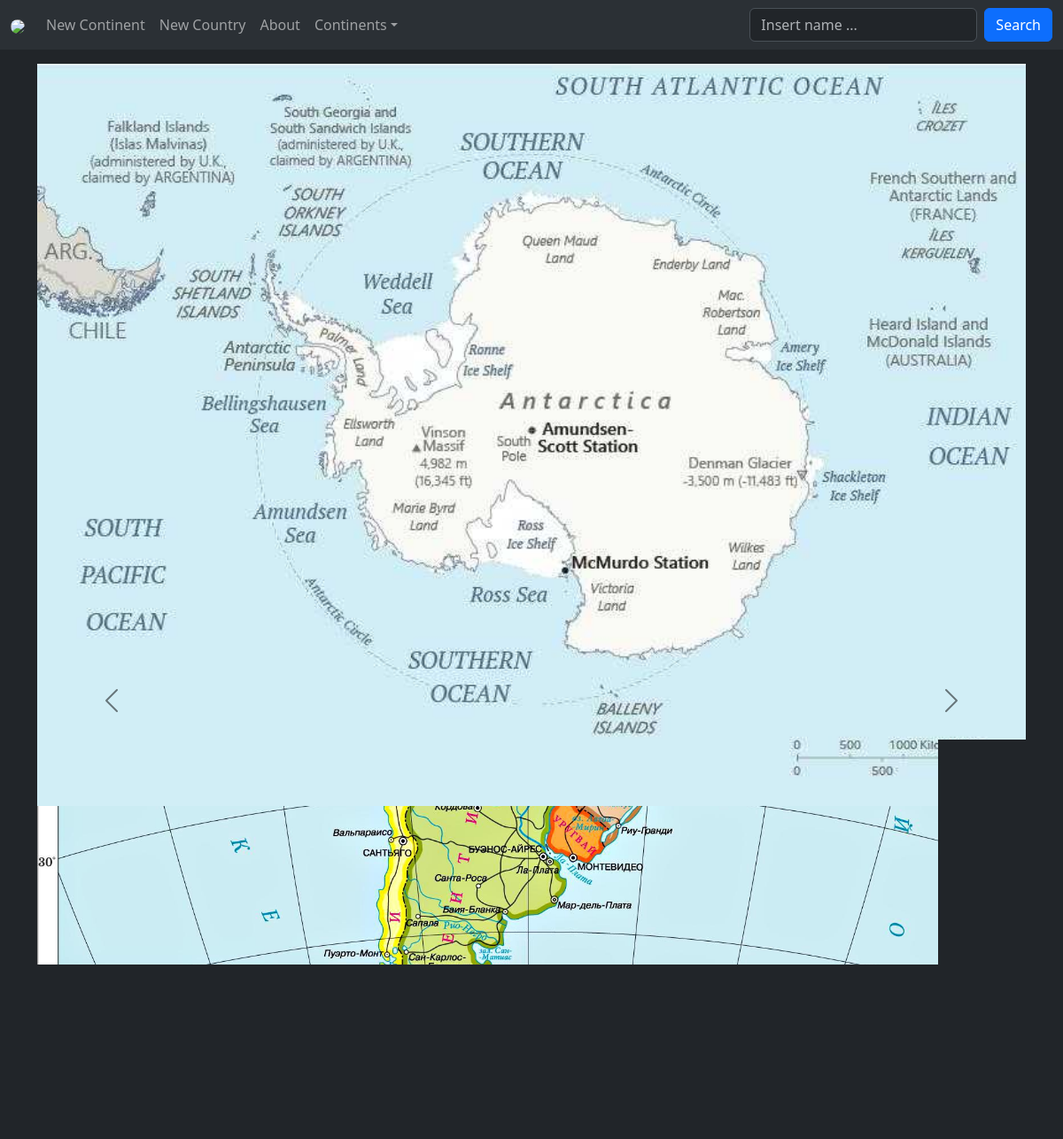
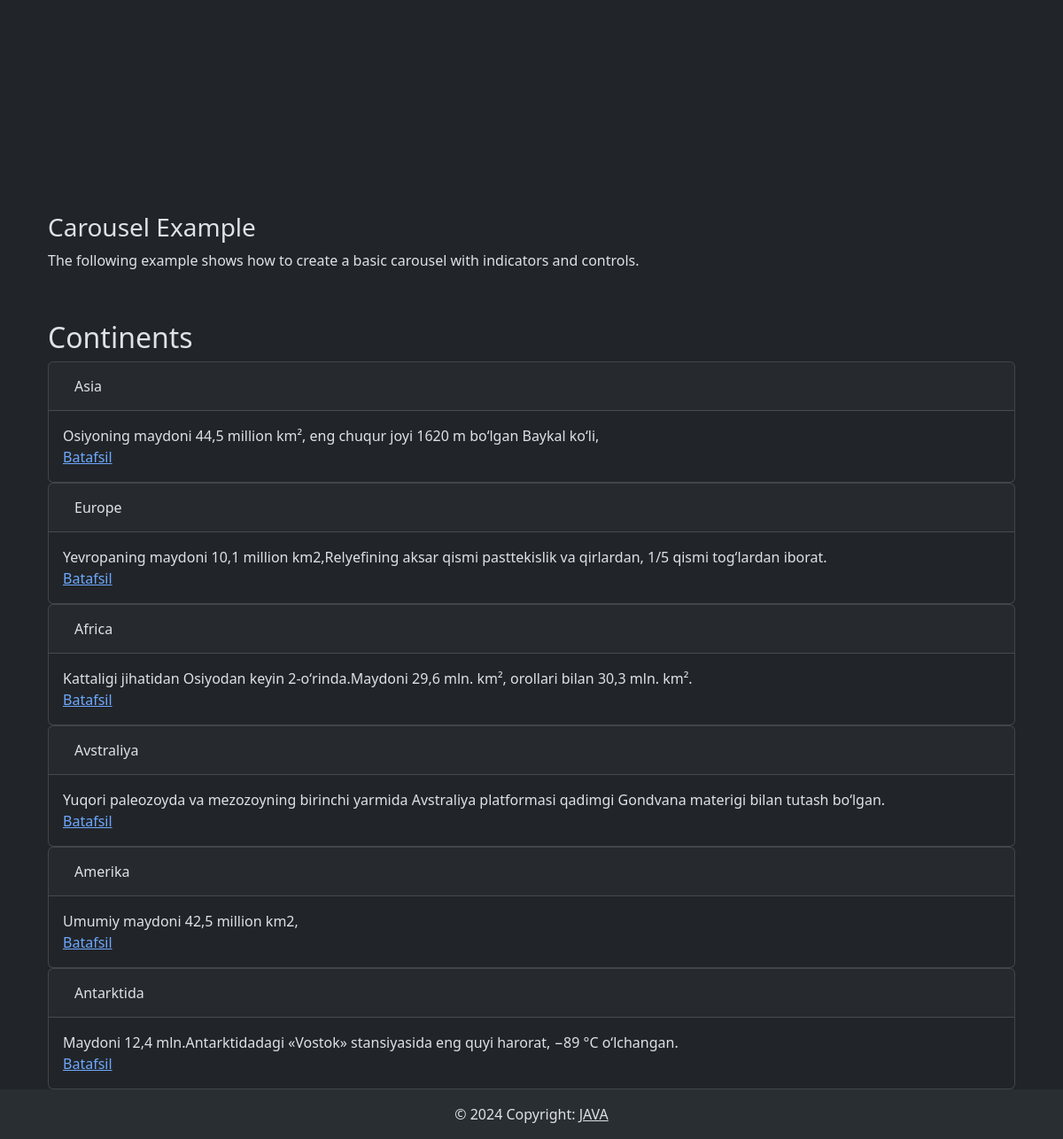
The page / on the database its author committed (2 pictures, top to bottom).
### app_continents/models.py (models this page shows, shortened)
class Continent(models.Model):
    continent_name = models.CharField(max_length=100, verbose_name='Continent Name', unique=True)
    continent_description = models.TextField(verbose_name='Continent Description')
    continent_image = models.ImageField(upload_to='continent/', verbose_name='Continent Image')
    continent_annotations = models.TextField(max_length=150, verbose_name='Continent Annotations')
    continent_date_created = models.DateTimeField(auto_now_add=True, verbose_name='Continent Date')
    class Meta:
        verbose_name = 'Continent'
        verbose_name_plural = 'Continents'
        db_table = 'continent'
        ordering = ['id']

### app_continents/views.py (the view)
# urls.py: path('', index, name='index'),
def index(request):
    continents = Continent.objects.all()
    return render(request, 'continents/index.html', context={'continents': continents})

### templates/continents/index.html (shortened to what this page needs)
{% extends 'base.html' %}
{% load static %}
{% block content %}
<div id="demo" class="carousel slide" data-bs-ride="carousel">
      <div class="carousel-indicators">
        <button type="button" data-bs-target="#demo" data-bs-slide-to="0" class="active"></button>
        <button type="button" data-bs-target="#demo" data-bs-slide-to="1"></button>
        <button type="button" data-bs-target="#demo" data-bs-slide-to="2"></button>
      </div>
      <div class="carousel-inner">
          {% for continent in continents %}
            <div class="carousel-item active">
              <img src="{% static continent.continent_image %}" alt="Los Angeles" class="d-block" style="width:100%">
            </div>
          {% endfor %}
      </div>
      <button class="carousel-control-prev" type="button" data-bs-target="#demo" data-bs-slide="prev">
        <span class="carousel-control-prev-icon"></span>
      </button>
      <button class="carousel-control-next" type="button" data-bs-target="#demo" data-bs-slide="next">
        <span class="carousel-control-next-icon"></span>
      </button>
    </div>
    <div class="container-fluid mt-3">
      <h3>Carousel Example</h3>
      <p>The following example shows how to create a basic carousel with indicators and controls.</p>
</div>
    <br>
    <div class="container mt-3">
      <h2>Continents</h2>
      <div id="accordion">
        {% for continent in continents %}
            <div class="card">
              <div class="card-header">
                <a class="btn" data-bs-toggle="collapse" href="#{{ continent.continent_name}}">
                    {{ continent.continent_name}}
                </a>
              </div>
              <div id="{{ continent.continent_name}}" class="collapse show" data-bs-parent="#accordion">
                <div class="card-body">
                  {{ continent.continent_annotations }} <br><a href="{% url 'continent_show' continent.pk %}">Batafsil</a>
                </div>
              </div>
            </div>
        {% endfor %}
      </div>
    </div>
{% endblock %}

### templates/base.html (shortened to what this page needs)
<!DOCTYPE html>
{% load static %}
<html lang="en" data-bs-theme="dark">
<head>
    <link rel="stylesheet" href="{% static 'css/css.css' %}">
    <link href="https://cdn.jsdelivr.net/npm/bootstrap@5.3.2/dist/css/bootstrap.min.css" rel="stylesheet">
</head>
<body>
<nav class="navbar navbar-expand-sm navbar-dark bg-body-tertiary">
  <div class="container-fluid">
    <a class="navbar-brand" href="{% url 'index' %}"><img src="{% static 'images/globe-png-images-download-4.png' %}" width="50px" style="border-radius: 50%"></a>
    <div class="collapse navbar-collapse" id="mynavbar">
      <ul class="navbar-nav me-auto">
            <li class="nav-item">
              <a class="nav-link" href="{% url 'create_continent' %}">New Continent</a>
            </li>
            <li class="nav-item">
              <a class="nav-link" href="{% url 'create_country' %}">New Country</a>
            </li>
            <li class="nav-item">
              <a class="nav-link" href="{% url 'about' %}">About</a>
            </li>
            <li class="nav-item dropdown">
              <a class="nav-link dropdown-toggle" href="#" role="button" data-bs-toggle="dropdown">Continents</a>
            </li>
          </ul>
            <form class="d-flex" action="" method="get">
                <input class="form-control me-2" type="text" name="pupil" placeholder="Insert name ...">
                <button class="btn btn-primary" type="button">Search</button>
            </form>
    </div>
  </div>
</nav>
    <div class="container mt-3">
    {% block content %}
    {% endblock %}
    </div>
    <footer class="text-center bg-body-tertiary">
      <div class="text-center p-3" style="background-color: rgba(0, 0, 0, 0.05);">
        © 2024 Copyright:
        <a class="text-body" href="https://t.me/PR0100Jovoh">JAVA</a>
      </div>
    </footer>
</body>
</html>

### rows shown on the page
Continent: continent_image (picture), continent_name "Antarktida", continent_annotations "Maydoni 12,4 mln.Antarktidadagi «Vostok» stansiyasida eng quyi harorat, −89 °C oʻlchangan."
Continent: continent_name "Asia", continent_annotations "Osiyoning maydoni 44,5 million km², eng chuqur joyi 1620 m boʻlgan Baykal koʻli,"
Continent: continent_name "Europe", continent_annotations "Yevropaning maydoni 10,1 million km2,Relyefining aksar qismi pasttekislik va qirlardan, 1/5 qismi togʻlardan iborat."
Continent: continent_name "Africa", continent_annotations "Kattaligi jihatidan Osiyodan keyin 2-oʻrinda.Maydoni 29,6 mln. km², orollari bilan 30,3 mln. km²."
Continent: continent_name "Avstraliya", continent_annotations "Yuqori paleozoyda va mezozoyning birinchi yarmida Avstraliya platformasi qadimgi Gondvana materigi bilan tutash boʻlgan."
Continent: continent_name "Amerika", continent_annotations "Umumiy maydoni 42,5 million km2,"
